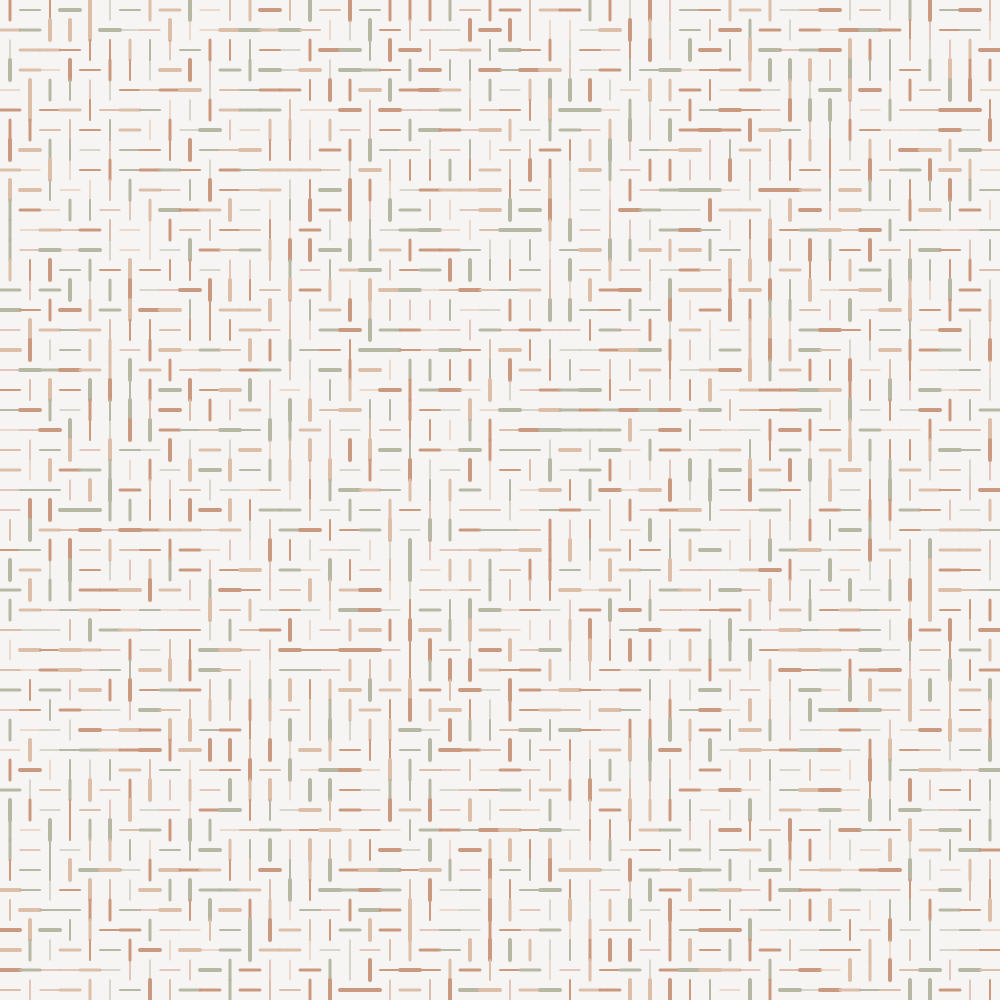
Frame 1 (no input)
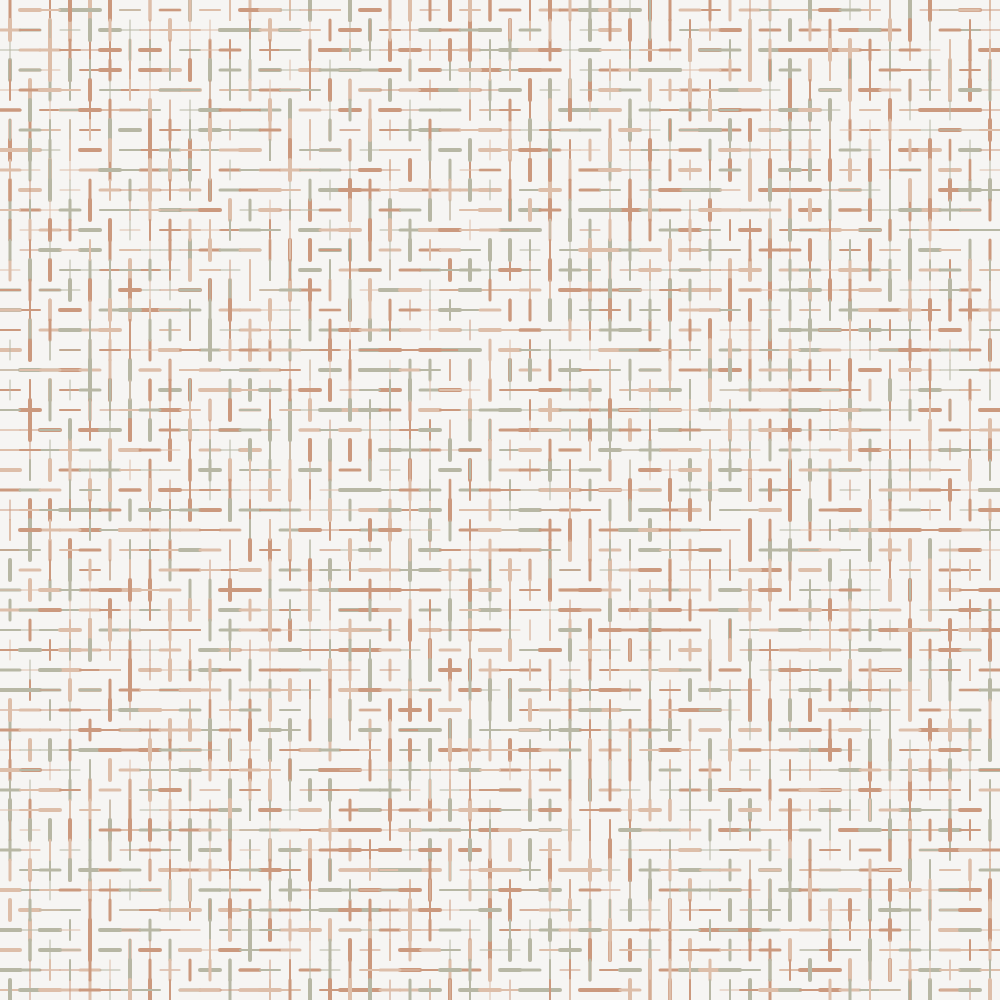
Frame 2 (the mouse pressed at the canvas centre, redrawn once)

The p5.js sketch that drew these frames (run headless with seeded random() and noise() and a simulated clock; the mouse was pressed at the canvas centre and the sketch redrawn once):

// p5.js sketch
// ── sketch.js
// Number of cells wide
// Number of cells high
const SIZE = 50;
// Width of each cell
let xDim;
// Height of each cell
let yDim;

let prim = {
    r: 203,
    g: 153,
    b: 126
}

let sec = {
    r: 221,
    g: 190,
    b: 169
}

let third = {
    r: 183,
    g: 183,
    b: 164
}

function setup()
{
    createCanvas(1000,1000);
    background(240, 239, 235, 150);
    xDim = Math.floor(width / SIZE);
    yDim = Math.floor(height / SIZE);
}

function draw()
{
    for(let row = 0; row < SIZE; row++)
    {
        for(let col = 0; col < SIZE; col++)
        {
            push()
            // Translate center to the center of the current grid square
            translate(col * xDim + xDim / 2 , row * yDim + yDim / 2);
            // Determine how the line will be drawn...
            let orientation = Math.floor(random(4));
            let color = Math.floor(random(3));
            let sWeight = Math.floor(random(4)) + 1;
            switch(color)
            {
                case 0:
                    stroke(prim.r, prim.g, prim.b);
                    strokeWeight(sWeight);
                    break;
                case 1:
                    stroke(sec.r, sec.g, sec.b);
                    strokeWeight(sWeight);
                    break;
                case 2: 
                    stroke(third.r, third.g, third.b);
                    strokeWeight(sWeight);
                    break;
            }
            switch(orientation)
            {
                case 0:
                    rotate(0);
                    line(0, - yDim / 2, 0, yDim / 2);
                    break;
                case 1:
                    rotate(PI / 2);
                    line(0, - yDim / 2, 0, yDim / 2);
                    break;
                case 2:
                    rotate(PI);
                    line(0, - yDim / 2, 0, yDim / 2);
                    break;
                case 3:
                    rotate(3 * PI / 2);
                    line(0, - yDim / 2, 0, yDim / 2);
                    break;
            }
            pop()
        }
    }
    noLoop();
}
